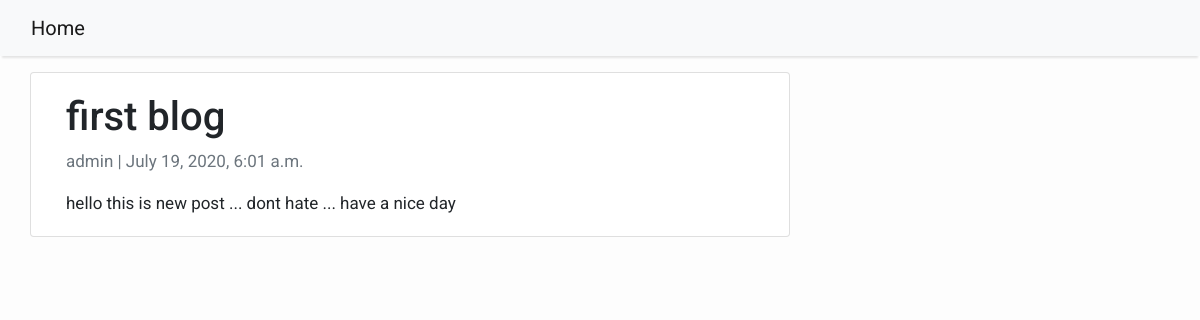
The page /first-blog/ on the database its author committed.
### blog/models.py (models this page shows, shortened)
class Post(models.Model):
    title = models.CharField(max_length=200, unique=True)
    slug = models.SlugField(max_length=200, unique=True)
    author = models.ForeignKey(User, on_delete= models.CASCADE,related_name='blog_posts')
    updated_on = models.DateTimeField(auto_now= True)
    content = models.TextField()
    created_on = models.DateTimeField(auto_now_add=True)
    status = models.IntegerField(choices=STATUS, default=1)
    class Meta:
        ordering = ['-created_on']

### blog/views.py (the view)
# urls.py: path('<slug:slug>/', PostDetail.as_view(), name='post_detail'),
class PostDetail(generic.DetailView):
    model = Post
    template_name = 'detail.html'

### templates/detail.html (shortened to what this page needs)
{% extends 'base.html' %} {% block content %}
<div class="container">
  <div class="row">
    <div class="col-md-8 card mb-4  mt-3 left  top">
      <div class="card-body">
        <h1>{% block title %} {{ object.title }} {% endblock title %}</h1>
        <p class=" text-muted">{{ post.author }} | {{ post.created_on }}</p>
        <p class="card-text ">{{ object.content | safe }}</p>
      </div>
    </div>
  </div>
</div>
{% endblock content %}

### templates/base.html (style rules this page uses)
body { font-family: "Roboto", sans-serif; font-size: 17px; background-color: #fdfdfd; }

### rows shown on the page
Post: title "first blog", author "admin", created_on "July 19, 2020, 6:01 a.m.", content "hello this is new post ... dont hate ... have a nice day"
